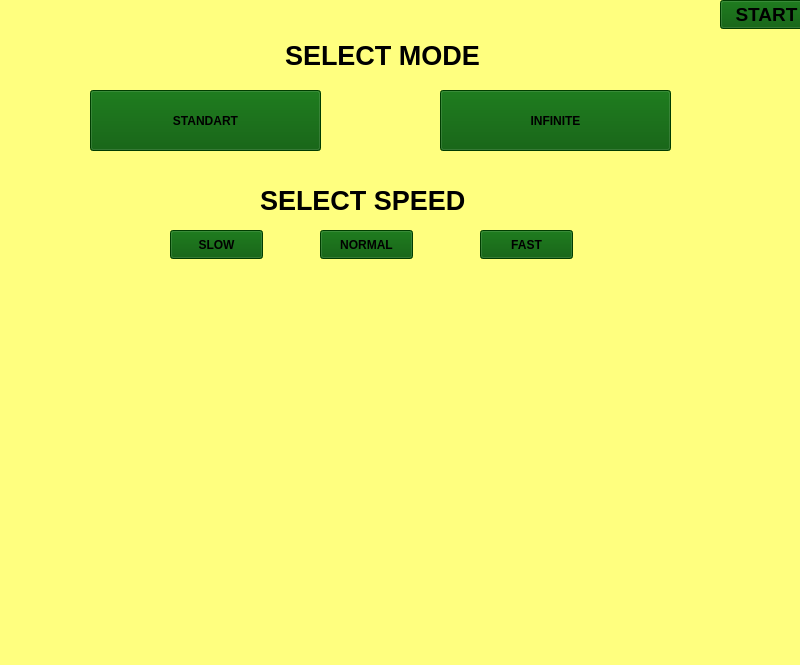
<?xml version="1.0" encoding="UTF-8"?>
<ui version="4.0">
 <class>ModesWindow</class>
 <widget class="QMainWindow" name="ModesWindow">
  <property name="geometry">
   <rect>
    <x>0</x>
    <y>0</y>
    <width>800</width>
    <height>665</height>
   </rect>
  </property>
  <property name="windowTitle">
   <string>MainWindow</string>
  </property>
  <property name="styleSheet">
   <string notr="true">background-color: rgb(255, 255, 127);</string>
  </property>
  <widget class="QWidget" name="centralwidget">
   <widget class="QLabel" name="label">
    <property name="geometry">
     <rect>
      <x>270</x>
      <y>0</y>
      <width>221</width>
      <height>111</height>
     </rect>
    </property>
    <property name="font">
     <font>
      <pointsize>20</pointsize>
      <bold>true</bold>
     </font>
    </property>
    <property name="text">
     <string>  SELECT MODE</string>
    </property>
   </widget>
   <widget class="QPushButton" name="pushButton">
    <property name="geometry">
     <rect>
      <x>90</x>
      <y>90</y>
      <width>231</width>
      <height>61</height>
     </rect>
    </property>
    <property name="font">
     <font>
      <bold>true</bold>
     </font>
    </property>
    <property name="styleSheet">
     <string notr="true">background-color: rgb(0, 85, 0);</string>
    </property>
    <property name="text">
     <string>STANDART</string>
    </property>
   </widget>
   <widget class="QPushButton" name="pushButton_2">
    <property name="geometry">
     <rect>
      <x>440</x>
      <y>90</y>
      <width>231</width>
      <height>61</height>
     </rect>
    </property>
    <property name="font">
     <font>
      <bold>true</bold>
     </font>
    </property>
    <property name="styleSheet">
     <string notr="true">background-color: rgb(0, 85, 0);</string>
    </property>
    <property name="text">
     <string>INFINITE</string>
    </property>
   </widget>
   <widget class="QLabel" name="label_3">
    <property name="geometry">
     <rect>
      <x>260</x>
      <y>180</y>
      <width>231</width>
      <height>41</height>
     </rect>
    </property>
    <property name="font">
     <font>
      <pointsize>20</pointsize>
      <bold>true</bold>
     </font>
    </property>
    <property name="text">
     <string>SELECT SPEED</string>
    </property>
   </widget>
   <widget class="QPushButton" name="pushButton_3">
    <property name="geometry">
     <rect>
      <x>170</x>
      <y>230</y>
      <width>93</width>
      <height>29</height>
     </rect>
    </property>
    <property name="font">
     <font>
      <bold>true</bold>
     </font>
    </property>
    <property name="styleSheet">
     <string notr="true">background-color: rgb(0, 85, 0);</string>
    </property>
    <property name="text">
     <string>SLOW</string>
    </property>
   </widget>
   <widget class="QPushButton" name="pushButton_4">
    <property name="geometry">
     <rect>
      <x>320</x>
      <y>230</y>
      <width>93</width>
      <height>29</height>
     </rect>
    </property>
    <property name="font">
     <font>
      <bold>true</bold>
     </font>
    </property>
    <property name="styleSheet">
     <string notr="true">background-color: rgb(0, 85, 0);</string>
    </property>
    <property name="text">
     <string>NORMAL</string>
    </property>
   </widget>
   <widget class="QPushButton" name="pushButton_5">
    <property name="geometry">
     <rect>
      <x>480</x>
      <y>230</y>
      <width>93</width>
      <height>29</height>
     </rect>
    </property>
    <property name="font">
     <font>
      <bold>true</bold>
     </font>
    </property>
    <property name="styleSheet">
     <string notr="true">background-color: rgb(0, 85, 0);</string>
    </property>
    <property name="text">
     <string>FAST</string>
    </property>
   </widget>
   <widget class="QLabel" name="label_pic">
    <property name="geometry">
     <rect>
      <x>40</x>
      <y>280</y>
      <width>811</width>
      <height>381</height>
     </rect>
    </property>
    <property name="text">
     <string/>
    </property>
   </widget>
   <widget class="QPushButton" name="start_button">
    <property name="geometry">
     <rect>
      <x>720</x>
      <y>0</y>
      <width>93</width>
      <height>29</height>
     </rect>
    </property>
    <property name="font">
     <font>
      <pointsize>14</pointsize>
      <bold>true</bold>
     </font>
    </property>
    <property name="styleSheet">
     <string notr="true">background-color: rgb(0, 85, 0);</string>
    </property>
    <property name="text">
     <string>START</string>
    </property>
   </widget>
  </widget>
  <widget class="QMenuBar" name="menubar">
   <property name="geometry">
    <rect>
     <x>0</x>
     <y>0</y>
     <width>800</width>
     <height>26</height>
    </rect>
   </property>
  </widget>
  <widget class="QStatusBar" name="statusbar"/>
 </widget>
 <resources/>
 <connections/>
</ui>
